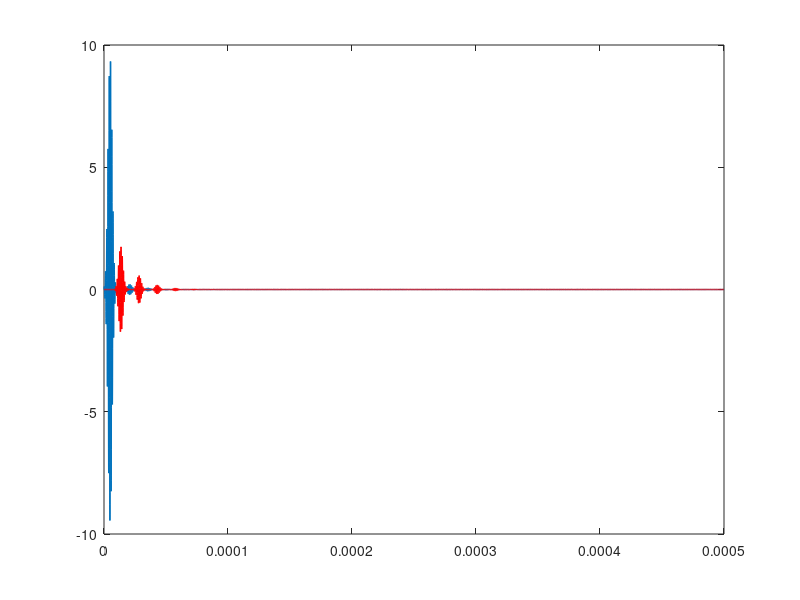
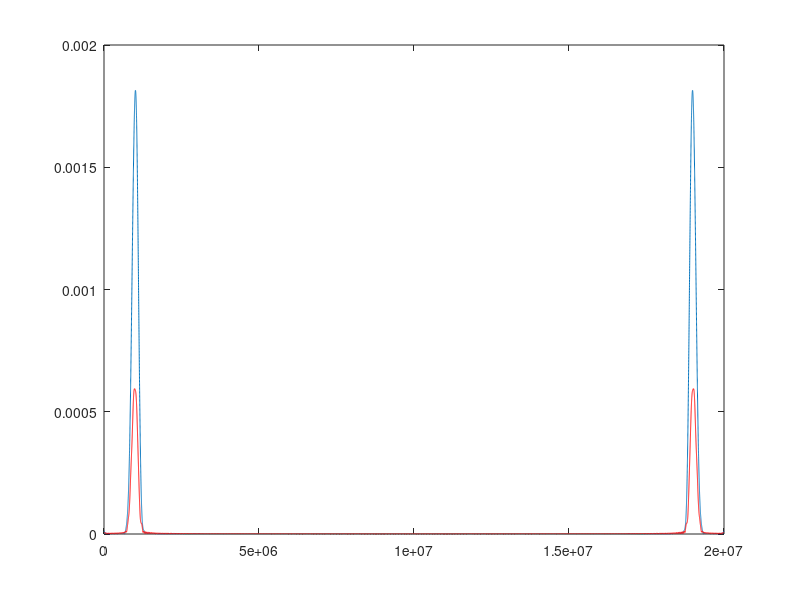
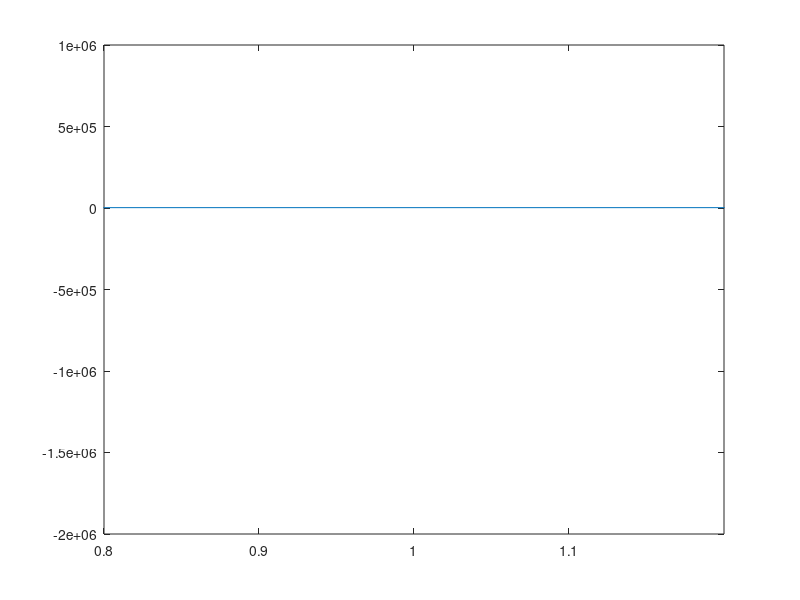

Recreate these plots in MATLAB, in order.
clear all
load('reflexion_PMMA20mm.mat') % stoque dans src1
Ref = src1.Data; % signal de réference
fe = src1.SampleFrequency; % Frequence du générateur
load('transmission_PMMA20mm.mat')
Tr = src1.Data;
temps = (0:(length(Ref)-1))/fe; % temps 
figure
plot(temps,Ref,'LineWidth',1)
hold on
plot(temps,Tr,'r','LineWidth',1)

Tr1 = [Tr(1:400) zeros(1,400)];   % premier Pulse avec zero padding
Tr2 = [zeros(1,400) Tr(401:800)]; % Second Pulse
Nf = 4*length(Tr);      
S1TF = ifft(Tr1,Nf); % TF du premier pulse
S2TF = ifft(Tr2,Nf); % TF du second pulse
Freq = (0:(Nf-1))*fe/Nf;
figure
plot(Freq,abs(S1TF))
hold on
plot(Freq,abs(S2TF),'r')

R = S2TF./S1TF;% rapport entre les signaux
L = 0.04; % longeur traverse en 1 alle retour 2*20mm 
%imK = -log(abs(R))/L;
ReK = unwrap(angle(R))/L; % unvrap déroule la phase
v = 2*pi*Freq./ReK; % vitesse de phase mauvaise si on ne déroule pas la phase
vg = 2*pi*(Freq(2:end)-Freq(1:(end-1)))./(ReK(2:end)-ReK(1:(end-1))); %dw/dk
figure
plot(Freq(1:(end-1)),vg)
xlim([0.8 1.2])
